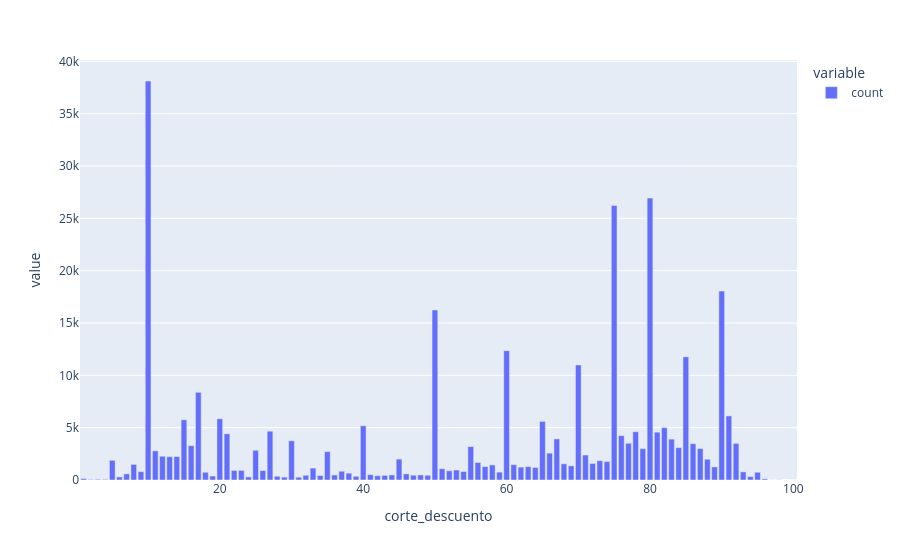

Write notebook code for a chart like this one.
### Code cell
desc_dist = (df_Hist_Precios_ITAD[df_Hist_Precios_ITAD['corte_descuento'] > 0]['corte_descuento']
             .value_counts()
             .sort_index()
             )
#display(desc_dist.head(20))
histograma = px.bar(desc_dist)
histograma.show()

# los descuentos no son valores continuos, son categoricos y se ve cuales sonm lo preferidos
#decuentos de 10, 80,75, 90,50,60,85,70.17,15,20

### Figure 1 — Plotly figure (JSON) as saved in the notebook; plotly's stock layout.template omitted (floating-point values rounded to 4 significant figures)
{"data": [{"hovertemplate": "variable=count<br>corte_descuento=%{x}<br>value=%{y}<extra></extra>", "legendgroup": "count", "marker": {"color": "#636efa", "pattern": {"shape": ""}}, "name": "count", "orientation": "v", "showlegend": true, "textposition": "auto", "type": "bar", "x": [1, 2, 3, 4, 5, 6, 7, 8, 9, 10, 11, 12, 13, 14, 15, 16, 17, 18, 19, 20, 21, 22, 23, 24, 25, 26, 27, 28, 29, 30, 31, 32, 33, 34, 35, 36, 37, 38, 39, 40, 41, 42, 43, 44, 45, 46, 47, 48, 49, 50, 51, 52, 53, 54, 55, 56, 57, 58, 59, 60, 61, 62, 63, 64, 65, 66, 67, 68, 69, 70, 71, 72, 73, 74, 75, 76, 77, 78, 79, 80, 81, 82, 83, 84, 85, 86, 87, 88, 89, 90, 91, 92, 93, 94, 95, 96, 97, 98, 100], "xaxis": "x", "y": [134, 50, 67, 60, 1879, 295, 587, 1489, 802, 38120, 2786, 2273, 2227, 2243, 5756, 3277, 8380, 739, 381, 5851, 4417, 912, 919, 301, 2838, 902, 4663, 356, 275, 3748, 267, 451, 1139, 427, 2712, 483, 839, 654, 356, 5183, 514, 403, 441, 486, 1997, 587, 460, 486, 451, 16251, 1080, 884, 954, 809, 3195, 1673, 1285, 1440, 754, 12358, 1470, 1231, 1279, 1198, 5601, 2567, 3928, 1549, 1352, 10990, 2388, 1582, 1847, 1762, 26220, 4237, 3508, 4614, 2992, 26932, 4570, 5008, 3905, 3094, 11769, 3470, 3004, 1984, 1249, 18049, 6124, 3501, 775, 326, 740, 113, 5, 11, 1], "yaxis": "y"}], "layout": {"barmode": "relative", "legend": {"title": {"text": "variable"}, "tracegroupgap": 0}, "margin": {"t": 60}, "xaxis": {"anchor": "y", "domain": [0, 1], "title": {"text": "corte_descuento"}}, "yaxis": {"anchor": "x", "domain": [0, 1], "title": {"text": "value"}}}}
